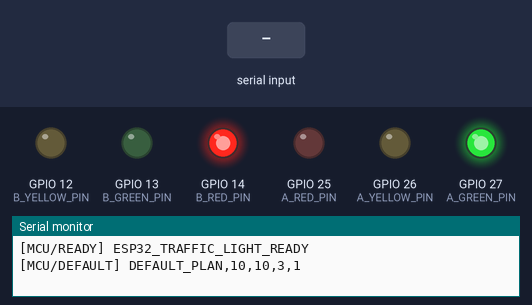
A program run on a simulated ESP32. Shown: output pins drawn as LEDs (lit = HIGH), the last lines printed to the serial monitor. The test bench sets the inputs (shaded band).

Above: at 1.2 s.
1.3 s: ",\n" received over Serial
2.8 s: "90,45,200\n" received over Serial
4.3 s: "90,45,200,10\n" received over Serial
At 10.4 s:
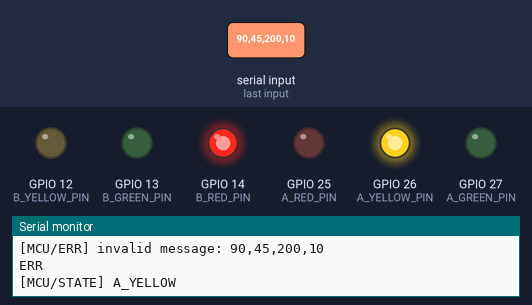
At 14.7 s:
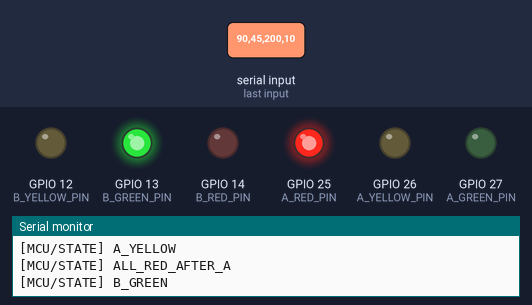
Timing chart, 0 to 15.5 s (numbered marks = the images above; inputs shaded):
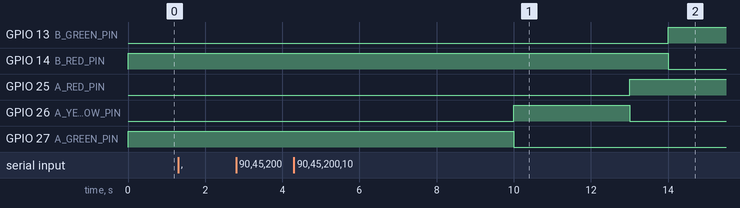

The program:

main.cpp
```cpp
#include <Arduino.h>
#ifndef SERIAL_BAUD
#define SERIAL_BAUD 115200
#endif
/*
  ESP32 Traffic Light UART Controller

  Purpose:
  - Receive traffic signal timing plan from Python/Raspberry Pi through UART.
  - Reply ACK when a valid PLAN message is received.
  - Control two-direction traffic light LEDs using a finite-state machine.

  UART protocol:
    PLAN,<plan_id>,<green_a>,<green_b>,<yellow>,<all_red>

  Example:
    PLAN,1,10,5,3,1

  Response:
    ACK,1

  Invalid message:
    ERR

  LED layout:
    Direction A: red, yellow, green
    Direction B: red, yellow, green
*/

// -----------------------------------------------------------------------------
// Pin mapping
// -----------------------------------------------------------------------------

const int A_RED_PIN = 25;
const int A_YELLOW_PIN = 26;
const int A_GREEN_PIN = 27;

const int B_RED_PIN = 14;
const int B_YELLOW_PIN = 12;
const int B_GREEN_PIN = 13;

// -----------------------------------------------------------------------------
// Timing configuration
// -----------------------------------------------------------------------------

unsigned long greenASeconds = 10;
unsigned long greenBSeconds = 10;
unsigned long yellowSeconds = 3;
unsigned long allRedSeconds = 1;

// If no valid PLAN is received for this duration, keep using safe fallback timing.
const unsigned long PLAN_TIMEOUT_MS = 15000;

unsigned long lastPlanReceivedMs = 0;

// -----------------------------------------------------------------------------
// State machine
// -----------------------------------------------------------------------------

enum TrafficState {
  STATE_A_GREEN,
  STATE_A_YELLOW,
  STATE_ALL_RED_AFTER_A,
  STATE_B_GREEN,
  STATE_B_YELLOW,
  STATE_ALL_RED_AFTER_B
};

TrafficState currentState = STATE_A_GREEN;
unsigned long stateStartMs = 0;

// -----------------------------------------------------------------------------
// Serial parsing
// -----------------------------------------------------------------------------

String inputLine = "";
int currentPlanId = 0;

// -----------------------------------------------------------------------------
// Utility
// -----------------------------------------------------------------------------

unsigned long secondsToMs(unsigned long seconds) {
  return seconds * 1000UL;
}

void setAllOff() {
  digitalWrite(A_RED_PIN, LOW);
  digitalWrite(A_YELLOW_PIN, LOW);
  digitalWrite(A_GREEN_PIN, LOW);

  digitalWrite(B_RED_PIN, LOW);
  digitalWrite(B_YELLOW_PIN, LOW);
  digitalWrite(B_GREEN_PIN, LOW);
}

void applyStateOutputs(TrafficState state) {
  setAllOff();

  switch (state) {
    case STATE_A_GREEN:
      digitalWrite(A_GREEN_PIN, HIGH);
      digitalWrite(B_RED_PIN, HIGH);
      break;

    case STATE_A_YELLOW:
      digitalWrite(A_YELLOW_PIN, HIGH);
      digitalWrite(B_RED_PIN, HIGH);
      break;

    case STATE_ALL_RED_AFTER_A:
      digitalWrite(A_RED_PIN, HIGH);
      digitalWrite(B_RED_PIN, HIGH);
      break;

    case STATE_B_GREEN:
      digitalWrite(A_RED_PIN, HIGH);
      digitalWrite(B_GREEN_PIN, HIGH);
      break;

    case STATE_B_YELLOW:
      digitalWrite(A_RED_PIN, HIGH);
      digitalWrite(B_YELLOW_PIN, HIGH);
      break;

    case STATE_ALL_RED_AFTER_B:
      digitalWrite(A_RED_PIN, HIGH);
      digitalWrite(B_RED_PIN, HIGH);
      break;
  }
}

unsigned long getStateDurationMs(TrafficState state) {
  switch (state) {
    case STATE_A_GREEN:
      return secondsToMs(greenASeconds);

    case STATE_A_YELLOW:
      return secondsToMs(yellowSeconds);

    case STATE_ALL_RED_AFTER_A:
      return secondsToMs(allRedSeconds);

    case STATE_B_GREEN:
      return secondsToMs(greenBSeconds);

    case STATE_B_YELLOW:
      return secondsToMs(yellowSeconds);

    case STATE_ALL_RED_AFTER_B:
      return secondsToMs(allRedSeconds);
  }

  return secondsToMs(1);
}

TrafficState getNextState(TrafficState state) {
  switch (state) {
    case STATE_A_GREEN:
      return STATE_A_YELLOW;

    case STATE_A_YELLOW:
      return STATE_ALL_RED_AFTER_A;

    case STATE_ALL_RED_AFTER_A:
      return STATE_B_GREEN;

    case STATE_B_GREEN:
      return STATE_B_YELLOW;

    case STATE_B_YELLOW:
      return STATE_ALL_RED_AFTER_B;

    case STATE_ALL_RED_AFTER_B:
      return STATE_A_GREEN;
  }

  return STATE_A_GREEN;
}

const char* stateToString(TrafficState state) {
  switch (state) {
    case STATE_A_GREEN:
      return "A_GREEN";

    case STATE_A_YELLOW:
      return "A_YELLOW";

    case STATE_ALL_RED_AFTER_A:
      return "ALL_RED_AFTER_A";

    case STATE_B_GREEN:
      return "B_GREEN";

    case STATE_B_YELLOW:
      return "B_YELLOW";

    case STATE_ALL_RED_AFTER_B:
      return "ALL_RED_AFTER_B";
  }

  return "UNKNOWN";
}

void transitionTo(TrafficState nextState) {
  currentState = nextState;
  stateStartMs = millis();
  applyStateOutputs(currentState);

  Serial.print("[MCU/STATE] ");
  Serial.println(stateToString(currentState));
}

void applyFallbackTimingIfNeeded() {
  unsigned long now = millis();

  if (lastPlanReceivedMs == 0) {
    return;
  }

  if (now - lastPlanReceivedMs > PLAN_TIMEOUT_MS) {
    greenASeconds = 10;
    greenBSeconds = 10;
    yellowSeconds = 3;
    allRedSeconds = 1;

    lastPlanReceivedMs = now;

    Serial.println("[MCU/WARN] PLAN_TIMEOUT,FALLBACK_TIMING");
  }
}

// -----------------------------------------------------------------------------
// PLAN parser
// -----------------------------------------------------------------------------

bool parsePlanMessage(const String& line) {
  // Expected:
  // PLAN,<plan_id>,<green_a>,<green_b>,<yellow>,<all_red>

  String parts[6];
  int partIndex = 0;
  int startIndex = 0;

  for (int i = 0; i <= line.length(); i++) {
    if (i == line.length() || line.charAt(i) == ',') {
      if (partIndex >= 6) {
        return false;
      }

      parts[partIndex] = line.substring(startIndex, i);
      parts[partIndex].trim();

      partIndex++;
      startIndex = i + 1;
    }
  }

  if (partIndex != 6) {
    return false;
  }

  if (parts[0] != "PLAN") {
    return false;
  }

  int planId = parts[1].toInt();
  int newGreenA = parts[2].toInt();
  int newGreenB = parts[3].toInt();
  int newYellow = parts[4].toInt();
  int newAllRed = parts[5].toInt();

  // Basic validation.
  if (planId <= 0) {
    return false;
  }

  if (newGreenA <= 0 || newGreenB <= 0 || newYellow <= 0 || newAllRed <= 0) {
    return false;
  }

  if (newGreenA > 120 || newGreenB > 120 || newYellow > 20 || newAllRed > 20) {
    return false;
  }

  currentPlanId = planId;
  greenASeconds = (unsigned long)newGreenA;
  greenBSeconds = (unsigned long)newGreenB;
  yellowSeconds = (unsigned long)newYellow;
  allRedSeconds = (unsigned long)newAllRed;

  lastPlanReceivedMs = millis();

  // Apply new plan immediately from A_GREEN for easier testing.
  transitionTo(STATE_A_GREEN);

  Serial.print("[MCU/ACK] ACK,");
  Serial.println(currentPlanId);

  Serial.print("[MCU/APPLIED] plan_id=");
  Serial.print(currentPlanId);
  Serial.print(" greenA=");
  Serial.print(greenASeconds);
  Serial.print(" greenB=");
  Serial.print(greenBSeconds);
  Serial.print(" yellow=");
  Serial.print(yellowSeconds);
  Serial.print(" allRed=");
  Serial.println(allRedSeconds);

  return true;
}

void handleSerialLine(String line) {
  line.trim();

  if (line.length() == 0) {
    return;
  }

  Serial.print("[USER/RX] ");
  Serial.println(line);

  bool ok = parsePlanMessage(line);

  if (!ok) {
    Serial.print("[MCU/ERR] invalid message: ");
    Serial.println(line);
    Serial.println("ERR");
  }
}

void readSerialInput() {
  while (Serial.available() > 0) {
    char c = (char)Serial.read();

    if (c == '\n') {
      handleSerialLine(inputLine);
      inputLine = "";
    } else if (c != '\r') {
      inputLine += c;
    }
  }
}

// -----------------------------------------------------------------------------
// Setup and loop
// -----------------------------------------------------------------------------

void setup() {
  Serial.begin(SERIAL_BAUD);

  pinMode(A_RED_PIN, OUTPUT);
  pinMode(A_YELLOW_PIN, OUTPUT);
  pinMode(A_GREEN_PIN, OUTPUT);

  pinMode(B_RED_PIN, OUTPUT);
  pinMode(B_YELLOW_PIN, OUTPUT);
  pinMode(B_GREEN_PIN, OUTPUT);

  stateStartMs = millis();
  applyStateOutputs(currentState);


  Serial.println("[MCU/READY] ESP32_TRAFFIC_LIGHT_READY");
  Serial.println("[MCU/DEFAULT] DEFAULT_PLAN,10,10,3,1");
}

void loop() {
  readSerialInput();
  applyFallbackTimingIfNeeded();

  unsigned long now = millis();
  unsigned long elapsedMs = now - stateStartMs;
  unsigned long durationMs = getStateDurationMs(currentState);

  if (elapsedMs >= durationMs) {
    TrafficState nextState = getNextState(currentState);
    transitionTo(nextState);
  }
}
```
